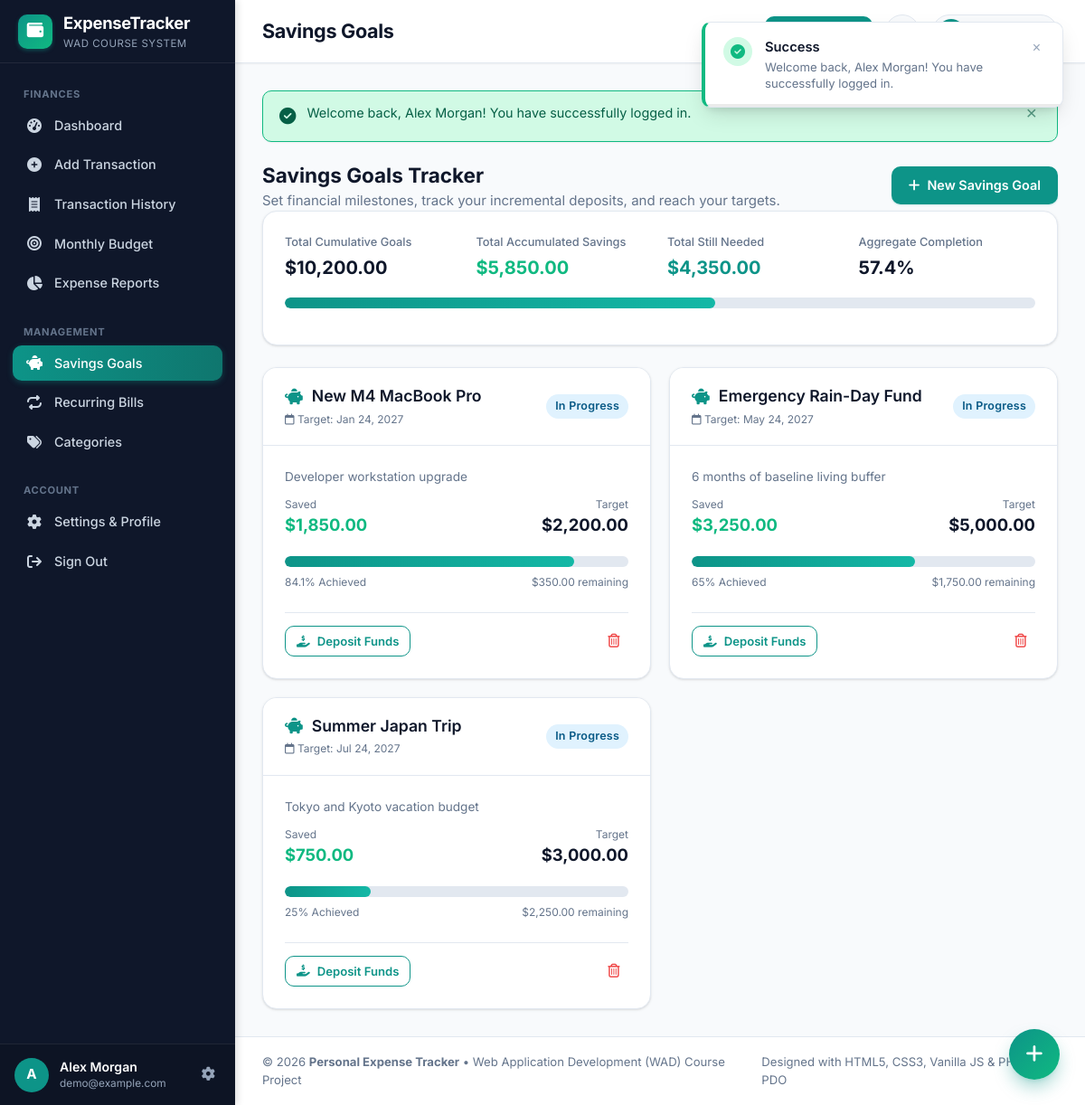
Screenshot of /pages/goals.php (signed in) with the database file from the repository.
### tables this page shows
CREATE TABLE `savings_goals` (
  `id` INT AUTO_INCREMENT PRIMARY KEY,
  `user_id` INT NOT NULL,
  `title` VARCHAR(120) NOT NULL,
  `target_amount` DECIMAL(10,2) NOT NULL,
  `saved_amount` DECIMAL(10,2) NOT NULL DEFAULT 0.00,
  `target_date` DATE NULL,
  `notes` VARCHAR(255) NULL,
  `status` ENUM('active', 'completed') NOT NULL DEFAULT 'active',
  `created_at` TIMESTAMP DEFAULT CURRENT_TIMESTAMP,
  CONSTRAINT `fk_goals_user` FOREIGN KEY (`user_id`) 
    REFERENCES `users` (`id`) ON DELETE CASCADE
);

### includes/functions.php (called while the page is built, shortened)
<?php
function get_currency_symbol(): string {
    return $_SESSION['user_currency'] ?? '$';
}
function app_url(string $path = ''): string {
    static $baseUrl = null;
    if ($baseUrl === null) {
        $docRoot = str_replace('\\', '/', realpath($_SERVER['DOCUMENT_ROOT'] ?? ''));
        $appRoot = str_replace('\\', '/', dirname(__DIR__));
        if (!empty($docRoot) && strpos($appRoot, $docRoot) === 0) {
            $relative = substr($appRoot, strlen($docRoot));
            $baseUrl = rtrim($relative, '/') . '/';
        }
    }
    return rtrim($baseUrl, '/') . '/' . ltrim($path, '/');
}
function e($value): string {
    return htmlspecialchars((string)($value ?? ''), ENT_QUOTES, 'UTF-8');
}
function format_currency($amount, ?string $symbol = null): string {
    $sym = $symbol ?? get_currency_symbol();
    $num = (float)$amount;
    return $sym . number_format($num, 2);
}
function format_date(string $date, string $format = 'M d, Y'): string {
    $timestamp = strtotime($date);
    return $timestamp ? date($format, $timestamp) : $date;
}

### pages/goals.php (the view, shortened to what this page needs)
<?php
require_once __DIR__ . '/../includes/auth_check.php';
$userId = get_user_id();
$stmt = $pdo->prepare("
    SELECT * FROM savings_goals
    WHERE user_id = :user_id
    ORDER BY status ASC, target_date ASC, id DESC
");
$stmt->execute([':user_id' => $userId]);
$goals = $stmt->fetchAll();
$totalTarget = array_sum(array_column($goals, 'target_amount'));
$totalSaved  = array_sum(array_column($goals, 'saved_amount'));
$overallPct  = ($totalTarget > 0) ? round(($totalSaved / $totalTarget) * 100, 1) : 0;
include __DIR__ . '/../includes/header.php';
?>
<div class="goals-page">
    <div class="page-intro-header flex-between flex-wrap gap-3">
        <div>
            <h2>Savings Goals Tracker</h2>
            <p class="text-muted">Set financial milestones, track your incremental deposits, and reach your targets.</p>
        </div>
        <button type="button" class="btn btn-primary" onclick="openCreateGoalModal();">
            <i class="fa-solid fa-plus"></i> New Savings Goal
        </button>
    </div>
    <div class="card mb-4">
        <div class="card-body">
            <div class="budget-stat-row">
                <div class="budget-stat-item">
                    <span class="label">Total Cumulative Goals</span>
                    <span class="val"><?= format_currency($totalTarget) ?></span>
                </div>
                <div class="budget-stat-item">
                    <span class="label">Total Accumulated Savings</span>
                    <span class="val text-success"><?= format_currency($totalSaved) ?></span>
                </div>
                <div class="budget-stat-item">
                    <span class="label">Total Still Needed</span>
                    <span class="val text-teal"><?= format_currency(max(0, $totalTarget - $totalSaved)) ?></span>
                </div>
                <div class="budget-stat-item">
                    <span class="label">Aggregate Completion</span>
                    <span class="val"><?= e($overallPct) ?>%</span>
                </div>
            </div>
            <div class="progress-bar-container">
                <div class="progress-bar-track">
                    <div class="progress-bar-fill progress-teal" style="width: <?= min(100, (float)$overallPct) ?>%;"></div>
                </div>
            </div>
        </div>
    </div>
    <?php if (!empty($goals)): ?>
        <div class="goals-grid">
            <?php foreach ($goals as $g):
                $targetAmt = (float)$g['target_amount'];
                $savedAmt  = (float)$g['saved_amount'];
                $diff      = max(0, $targetAmt - $savedAmt);
                $pct       = ($targetAmt > 0) ? min(100, round(($savedAmt / $targetAmt) * 100, 1)) : 0;
                $isDone    = ($savedAmt >= $targetAmt) || $g['status'] === 'completed';
            ?>
                <div class="card goal-card <?= $isDone ? 'goal-completed-card' : '' ?>">
                    <div class="card-header flex-between">
                        <div>
                            <h3 class="card-title text-base font-semibold">
                                <i class="fa-solid <?= $isDone ? 'fa-circle-check text-success' : 'fa-piggy-bank text-teal' ?>"></i>
                                <?= e($g['title']) ?>
                            </h3>
                            <?php if (!empty($g['target_date'])): ?>
                                <span class="text-muted text-xs">
                                    <i class="fa-regular fa-calendar"></i> Target: <?= e(format_date($g['target_date'])) ?>
                                </span>
                            <?php endif; ?>
                        </div>
                        <span class="badge badge-<?= $isDone ? 'success' : 'info' ?>">
                            <?= $isDone ? 'Completed' : 'In Progress' ?>
                        </span>
                    </div>
                    <div class="card-body">
                        <?php if (!empty($g['notes'])): ?>
                            <p class="goal-notes text-sm text-muted mb-3"><?= e($g['notes']) ?></p>
                        <?php endif; ?>
                        <div class="goal-amounts-row flex-between mb-2">
                            <div>
                                <span class="text-xs text-muted block">Saved</span>
                                <span class="font-bold text-success text-lg"><?= format_currency($savedAmt) ?></span>
                            </div>
                            <div class="text-right">
                                <span class="text-xs text-muted block">Target</span>
                                <span class="font-bold text-lg"><?= format_currency($targetAmt) ?></span>
                            </div>
                        </div>
                        <div class="progress-bar-container mb-2">
                            <div class="progress-bar-track">
                                <div class="progress-bar-fill <?= $isDone ? 'progress-success' : 'progress-teal' ?>"
                                     style="width: <?= e($pct) ?>%;">
                                </div>
                            </div>
                        </div>
                        <div class="flex-between text-xs text-muted mb-4">
                            <span><?= e($pct) ?>% Achieved</span>
                            <span><?= ($diff > 0) ? format_currency($diff) . ' remaining' : 'Target reached!' ?></span>
                        </div>
                        <div class="goal-actions-row flex-between">
                            <button type="button" class="btn btn-outline-primary btn-sm"
                                    onclick="openDepositModal(<?= (int)$g['id'] ?>, '<?= e(addslashes($g['title'])) ?>', <?= $savedAmt ?>, <?= $targetAmt ?>);">
                                <i class="fa-solid fa-hand-holding-dollar"></i> Deposit Funds
                            </button>
                            <form action="<?= e(app_url('actions/delete_goal.php')) ?>" method="POST"
                                  onsubmit="return confirm('Delete this savings goal?');" style="display:inline;">
                                <button type="submit" class="btn-icon text-danger" title="Delete Goal">
                                    <i class="fa-regular fa-trash-can"></i>
                                </button>
                            </form>
                        </div>
                    </div>
                </div>
            <?php endforeach; ?>
        </div>
    <?php endif; ?>
</div>
<?php include __DIR__ . '/../includes/footer.php'; ?>

### rows the page displays
savings_goals: title "New M4 MacBook Pro", target_date "Jan 24, 2027", status "In Progress", notes "Developer workstation upgrade", saved_amount "$1,850.00", target_amount "$2,200.00", pct "84.1", format_currency($diff) "$350.00"
savings_goals: title "Emergency Rain-Day Fund", target_date "May 24, 2027", status "In Progress", notes "6 months of baseline living buffer", saved_amount "$3,250.00", target_amount "$5,000.00", pct "65", format_currency($diff) "$1,750.00"
savings_goals: title "Summer Japan Trip", target_date "Jul 24, 2027", status "In Progress", notes "Tokyo and Kyoto vacation budget", saved_amount "$750.00", target_amount "$3,000.00", pct "25", format_currency($diff) "$2,250.00"

### other values shown
substr(e(get_user_name()), 0, 1) "A"
get_user_name() "Alex Morgan"
get_user_email() "demo@example.com"
$pageTitle "Savings Goals"
$flash['message'] "Welcome back, Alex Morgan! You have successfully logged in."
format_currency($totalTarget) "$10,200.00"
format_currency($totalSaved) "$5,850.00"
format_currency(max(0, $totalTarget - $totalSaved)) "$4,350.00"
$overallPct "57.4"
